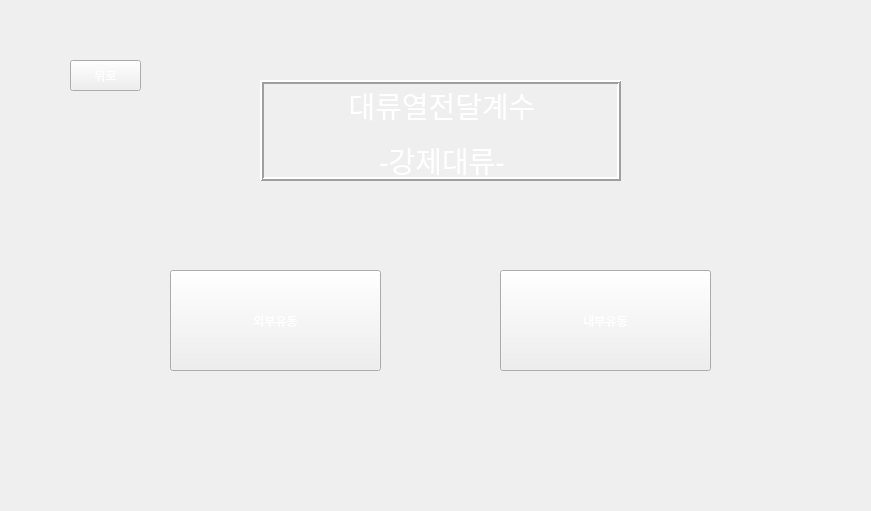
<?xml version="1.0" encoding="UTF-8"?>
<ui version="4.0">
 <class>Form</class>
 <widget class="QWidget" name="Form">
  <property name="geometry">
   <rect>
    <x>0</x>
    <y>0</y>
    <width>871</width>
    <height>511</height>
   </rect>
  </property>
  <property name="maximumSize">
   <size>
    <width>871</width>
    <height>511</height>
   </size>
  </property>
  <property name="windowTitle">
   <string>Forced Convection</string>
  </property>
  <property name="styleSheet">
   <string notr="true">background-image: url(:/background/하얀거.png);</string>
  </property>
  <widget class="QPushButton" name="pushButton">
   <property name="geometry">
    <rect>
     <x>70</x>
     <y>60</y>
     <width>71</width>
     <height>31</height>
    </rect>
   </property>
   <property name="styleSheet">
    <string notr="true">QPushButton {
color: qlineargradient(spread:pad, x1:0, y1:1, x2:1, y2:0, stop:0 rgba(255, 255, 255, 255), stop:1 rgba(255, 255, 255, 255));
background-image: url(:/background/버튼2.png);
font: 14pt &quot;맑은 고딕&quot;;
}
QPushButton:hover{
border-image: url(:/background/버튼클릭2.png);
}</string>
   </property>
   <property name="text">
    <string>뒤로</string>
   </property>
  </widget>
  <widget class="QLabel" name="label_9">
   <property name="geometry">
    <rect>
     <x>0</x>
     <y>0</y>
     <width>871</width>
     <height>511</height>
    </rect>
   </property>
   <property name="styleSheet">
    <string notr="true">image: url(:/background/배경2.png);</string>
   </property>
   <property name="text">
    <string/>
   </property>
  </widget>
  <widget class="QPushButton" name="pushButton_2">
   <property name="geometry">
    <rect>
     <x>170</x>
     <y>270</y>
     <width>211</width>
     <height>101</height>
    </rect>
   </property>
   <property name="toolTip">
    <string>수직평판에서의 Nusselt Number를 구합니다</string>
   </property>
   <property name="toolTipDuration">
    <number>5000</number>
   </property>
   <property name="styleSheet">
    <string notr="true">QPushButton {
color: qlineargradient(spread:pad, x1:0, y1:1, x2:1, y2:0, stop:0 rgba(255, 255, 255, 255), stop:1 rgba(255, 255, 255, 255));
background-image: url(:/background/버튼2.png);
font: 20pt &quot;맑은 고딕&quot;;
}
QPushButton:hover{
border-image: url(:/background/버튼클릭2.png);
}</string>
   </property>
   <property name="text">
    <string>외부유동</string>
   </property>
  </widget>
  <widget class="QPushButton" name="pushButton_3">
   <property name="geometry">
    <rect>
     <x>500</x>
     <y>270</y>
     <width>211</width>
     <height>101</height>
    </rect>
   </property>
   <property name="toolTip">
    <string>수직평판에서의 Nusselt Number를 구합니다</string>
   </property>
   <property name="toolTipDuration">
    <number>5000</number>
   </property>
   <property name="styleSheet">
    <string notr="true">QPushButton {
color: qlineargradient(spread:pad, x1:0, y1:1, x2:1, y2:0, stop:0 rgba(255, 255, 255, 255), stop:1 rgba(255, 255, 255, 255));
background-image: url(:/background/버튼2.png);
font: 20pt &quot;맑은 고딕&quot;;
}
QPushButton:hover{
border-image: url(:/background/버튼클릭2.png);
}</string>
   </property>
   <property name="text">
    <string>내부유동</string>
   </property>
  </widget>
  <widget class="QLabel" name="label">
   <property name="geometry">
    <rect>
     <x>260</x>
     <y>80</y>
     <width>361</width>
     <height>101</height>
    </rect>
   </property>
   <property name="styleSheet">
    <string notr="true">font: 10pt &quot;맑은 고딕&quot;;
color: rgb(255, 255, 255);
background-image: url(:/background/버튼2.png);</string>
   </property>
   <property name="frameShape">
    <enum>QFrame::Box</enum>
   </property>
   <property name="frameShadow">
    <enum>QFrame::Raised</enum>
   </property>
   <property name="lineWidth">
    <number>2</number>
   </property>
   <property name="text">
    <string>&lt;!DOCTYPE HTML PUBLIC &quot;-//W3C//DTD HTML 4.0//EN&quot; &quot;http://www.w3.org/TR/REC-html40/strict.dtd&quot;&gt;
&lt;html&gt;&lt;head&gt;&lt;meta name=&quot;qrichtext&quot; content=&quot;1&quot; /&gt;&lt;style type=&quot;text/css&quot;&gt;
p, li { white-space: pre-wrap; }
&lt;/style&gt;&lt;/head&gt;&lt;body style=&quot; font-family:'맑은 고딕'; font-size:10pt; font-weight:400; font-style:normal;&quot;&gt;
&lt;p align=&quot;center&quot; style=&quot; margin-top:12px; margin-bottom:12px; margin-left:0px; margin-right:0px; -qt-block-indent:0; text-indent:0px;&quot;&gt;&lt;span style=&quot; font-size:22pt;&quot;&gt;대류열전달계수&lt;/span&gt;&lt;/p&gt;
&lt;p align=&quot;center&quot; style=&quot; margin-top:12px; margin-bottom:12px; margin-left:0px; margin-right:0px; -qt-block-indent:0; text-indent:0px;&quot;&gt;&lt;span style=&quot; font-size:22pt;&quot;&gt;-강제대류-&lt;/span&gt;&lt;/p&gt;&lt;/body&gt;&lt;/html&gt;</string>
   </property>
   <property name="buddy">
    <cstring>pushButton</cstring>
   </property>
  </widget>
  <zorder>label_9</zorder>
  <zorder>pushButton</zorder>
  <zorder>pushButton_2</zorder>
  <zorder>pushButton_3</zorder>
  <zorder>label</zorder>
 </widget>
 <resources>
  <include location="../resource/resources.qrc"/>
 </resources>
 <connections/>
</ui>
